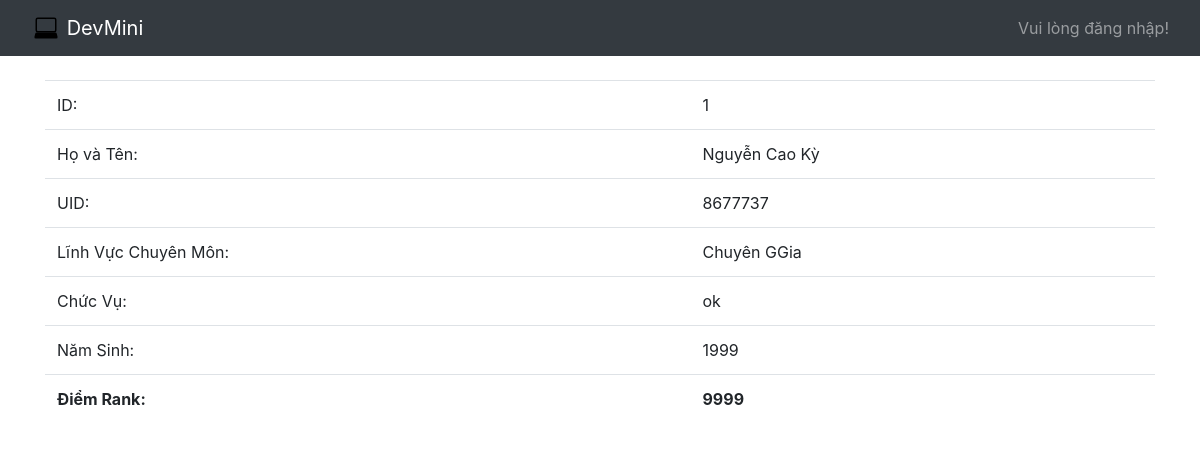
Page /infor/1/ on the earlier database version.
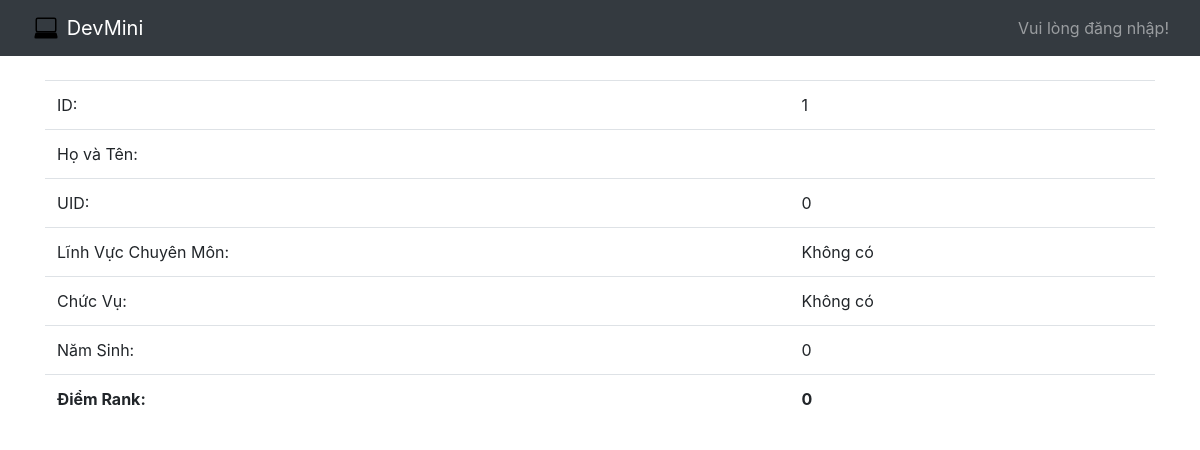
Same page on the later database version.
### home/models.py (models this page shows)
class MyUser(AbstractUser):
    Point=models.IntegerField(default=0)
    Linhvuc=models.CharField(max_length=500,default="Không có")
    Namsinh=models.IntegerField(default=0)
    Chucvu=models.CharField(max_length=500,default="Không có")
    Noio=models.CharField(max_length=500,default="")
    Uid=models.IntegerField(default=0)

### home/views.py (the view)
# urls.py: path('infor/<int:id>/', views.inforRank),
def inforRank(request,id):
   rank = MyUser.objects.get(id=id)
   return render(request,'pages/infor.html',{'rank':rank})

### home/templates/pages/infor.html (shortened to what this page needs)
{% extends "pages/base.html" %}
{% block content %}
<table class="table table-hover">
  <tbody>
  <tr>
      <td>ID:</td>
      <td>{{rank.id}}</td>
    </tr>
    <tr>
    <tr>
      <td>Họ và Tên:</td>
      <td>{{rank.first_name}} {{rank.last_name}}</td>
    </tr>
    <tr>
      <td>UID:</td>
      <td>{{rank.Uid}}</td>
    </tr>
    <tr>
      <td>Lĩnh Vực Chuyên Môn:</td>
      <td>{{rank.Linhvuc}}</td>
    </tr>
    <tr>
      <td>Chức Vụ:</td>
      <td>{{rank.Chucvu}}</td>
    </tr>
    <tr>
      <td>Năm Sinh:</td>
      <td>{{rank.Namsinh}}</td>
    </tr>
    <tr>
      <td><b>Điểm Rank:</b></td>
      <td><b>{{rank.Point}}</b></td>
    </tr>
  </tbody>
</table>
{% endblock %}

Differences in the rows shown:
changed MyUser id 1: Uid "8677737" → "0"; Linhvuc "Chuyên GGia" → "Không có"; Chucvu "ok" → "Không có"; Namsinh "1999" → "0"; Point "9999" → "0"; first_name "Nguyễn Cao" → (not shown); last_name "Kỳ" → (not shown)
